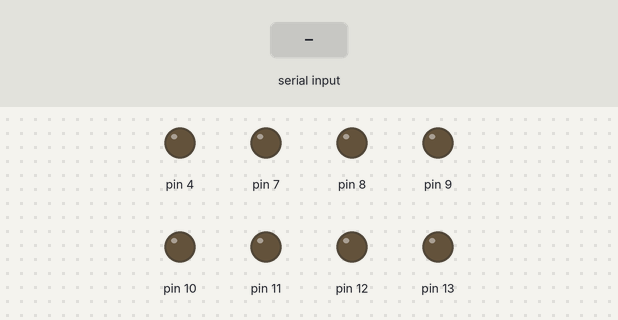
A sketch run on a simulated Arduino Uno, built with avr-gcc and run on an emulated ATmega328P. Parts: output pins drawn as LEDs (lit = HIGH). The test bench sets the inputs (shaded band).

Above: at 1.2 s.
1.3 s: "1" received over Serial
At 2.1 s:
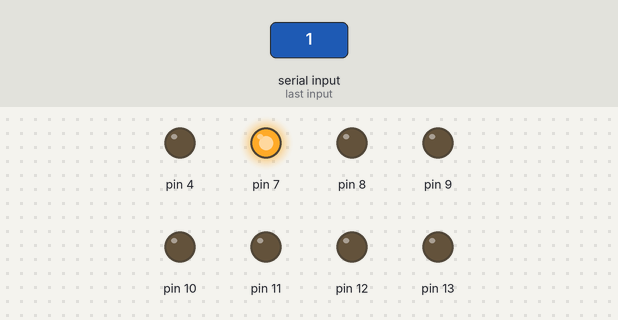
2.8 s: "2" received over Serial
At 3.2 s:
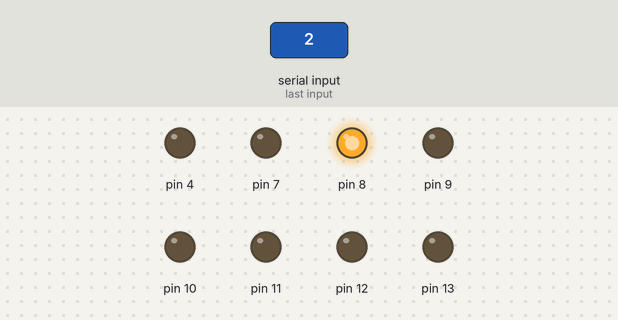
4.3 s: "3" received over Serial
At 5.5 s:
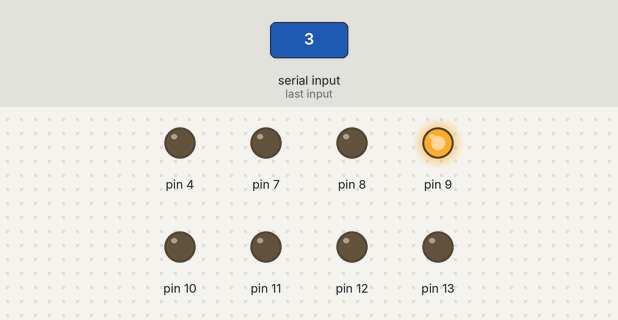
5.8 s: "4" received over Serial
At 6.7 s:
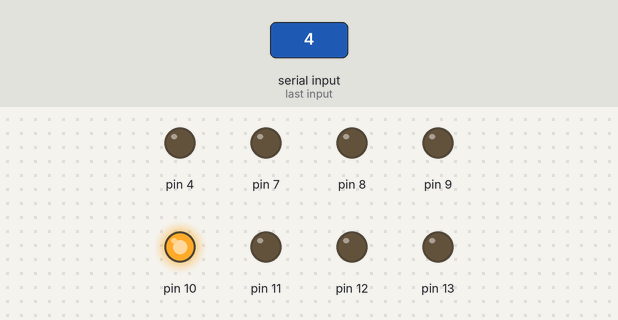
7.3 s: "5" received over Serial
At 7.9 s:
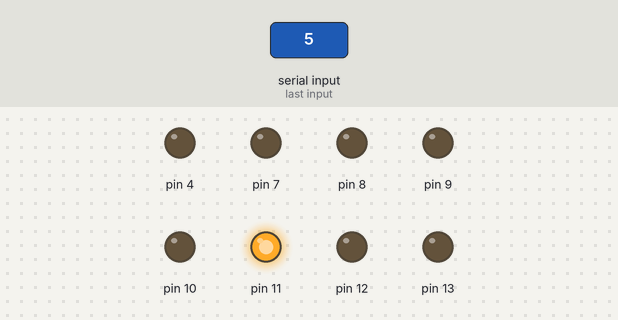
8.8 s: "6" received over Serial
At 10.2 s:
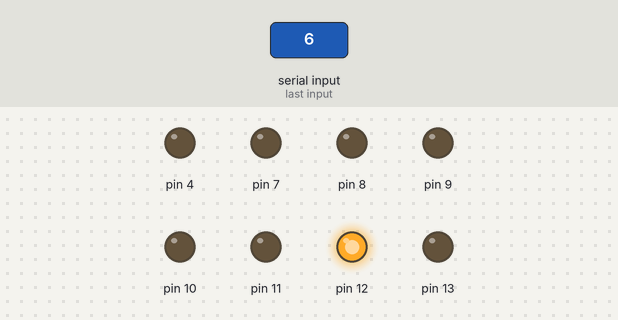
Timing chart, 0 to 11.3 s (numbered marks = the images above; inputs shaded):
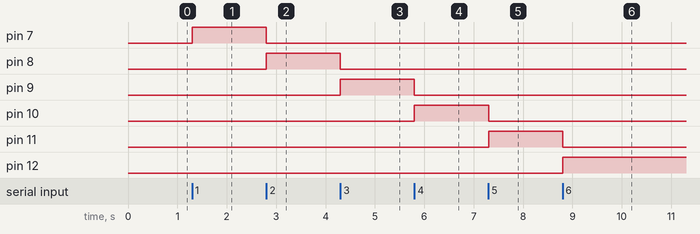

The sketch:

8leds.ino
```cpp
void setup() {
  pinMode(7, OUTPUT);
  pinMode(8, OUTPUT);
  pinMode(9, OUTPUT);
  pinMode(10, OUTPUT);
  pinMode(11, OUTPUT);
  pinMode(12, OUTPUT);
  pinMode(13, OUTPUT);
  pinMode(4, OUTPUT);
  Serial.begin(9600);
}
char dato='0';
void loop() {

  if (Serial.available()==true) dato=Serial.read();

   else if (dato=='1')
  {digitalWrite(7, HIGH);
  digitalWrite(8, LOW);
  digitalWrite(9, LOW);
  digitalWrite(10, LOW);
  digitalWrite(11, LOW);
  digitalWrite(12, LOW);
  digitalWrite(13, LOW);
  digitalWrite(4, LOW);
  }

  else if (dato=='2')
  {digitalWrite(7, LOW);
  digitalWrite(8, HIGH);
  digitalWrite(9, LOW);
  digitalWrite(10, LOW);
  digitalWrite(11, LOW);
  digitalWrite(12, LOW);
  digitalWrite(13, LOW);
  digitalWrite(4, LOW);
  }

 else if (dato=='3')
  {digitalWrite(7, LOW);
  digitalWrite(8, LOW);
  digitalWrite(9, HIGH);
  digitalWrite(10, LOW);
  digitalWrite(11, LOW);
  digitalWrite(12, LOW);
  digitalWrite(13, LOW);
  digitalWrite(4, LOW);
  }

  else if (dato=='4')
  {digitalWrite(7, LOW);
  digitalWrite(8, LOW);
  digitalWrite(9, LOW);
  digitalWrite(10, HIGH);
  digitalWrite(11, LOW);
  digitalWrite(12, LOW);
  digitalWrite(13, LOW);
  digitalWrite(4, LOW);
  }

  else if (dato=='5')
  {digitalWrite(7, LOW);
  digitalWrite(8, LOW);
  digitalWrite(9, LOW);
  digitalWrite(10, LOW);
  digitalWrite(11, HIGH);
  digitalWrite(12, LOW);
  digitalWrite(13, LOW);
  digitalWrite(4, LOW);}

 else if (dato=='6')
 { digitalWrite(7, LOW);
  digitalWrite(8, LOW);
  digitalWrite(9, LOW);
  digitalWrite(10, LOW);
  digitalWrite(11, LOW);
  digitalWrite(12, HIGH);
  digitalWrite(13, LOW);
  digitalWrite(4, LOW); }

  else if (dato=='7')
  {digitalWrite(7, LOW);
  digitalWrite(8, LOW);
  digitalWrite(9, LOW);
  digitalWrite(10, LOW);
  digitalWrite(11, LOW);
  digitalWrite(12, LOW);
  digitalWrite(13, HIGH);
  digitalWrite(4, LOW);}

  else if (dato=='8')
  {digitalWrite(7, LOW);
  digitalWrite(8, LOW);
  digitalWrite(9, LOW);
  digitalWrite(10, LOW);
  digitalWrite(11, LOW);
  digitalWrite(12, LOW);
  digitalWrite(13, LOW);
  digitalWrite(4, HIGH);
  }
}
```

Measured:
- after the input at 1.3 s, pin 7: LOW → HIGH at once
- after the input at 2.8 s, pin 7: HIGH → LOW at once; pin 8: LOW → HIGH at once
- after the input at 4.3 s, pin 8: HIGH → LOW at once; pin 9: LOW → HIGH at once
- after the input at 5.8 s, pin 9: HIGH → LOW at once; pin 10: LOW → HIGH at once
- after the input at 7.3 s, pin 10: HIGH → LOW at once; pin 11: LOW → HIGH at once
- after the input at 8.8 s, pin 11: HIGH → LOW at once; pin 12: LOW → HIGH at once
